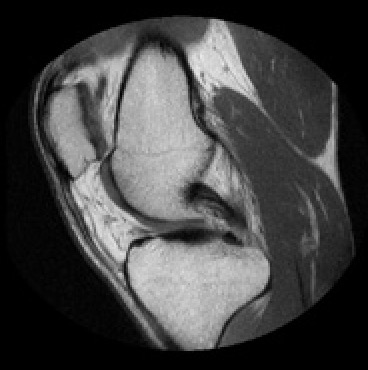
%> input picture image registration/NM01.jpg, 368 x 370 px
$ octave rotate30image3d.m   (GNU Octave 9; MATLAB toolbox functions it lacks are replaced by stand-ins)
%> lines starting %> are read from the running program, lines starting %| are printed output that depends on the picture
% deal with target image and floating image

%{
choose a piece of image (250:300,250:300)(name it target, but not real target).
Then rotated target 30 degree into target1.
Target1 is the real target we want and we are supposed to calculate the cost
between target1 and B. I choose same size with target in B and name it Y.
Rotate Y with degree r into Z. Calculate the cost between target1 and Z.

There are black part in target1 and Z.
 How should I deal with the black part and get the exact cost I want.

I  calculate the average cost for all pixes because just pixes
which are not black counts. For two different rotation,
the total number of pixes which counts is different.
But the optimized point I got by the program is
(0.83,0.35,0.83) which not the (0.55,0.55,0.083). I don?t know the reason yet.
average cost = 0.0027
%}


global B ;
global bm;
global bn;
global tm;
global tn;
global target;
B= imread('NM01.jpg');
%> B is the input picture: size 370x368x3 uint8; min 0, max 236, mean 66.9
B = rgb2gray(B);
%> B: size 370x368 uint8


T = imread('NM01.jpg');
T = rgb2gray(T);


xoffset = 300;
yoffset = 250;
dsize = 50;
tsize = 5;
B = B(xoffset:xoffset+dsize,yoffset:yoffset+dsize);
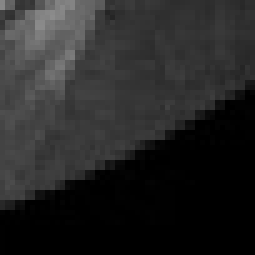
%> B: size 51x51 uint8 (shown 5 times larger); min 0, max 140, mean 38.2


[bm,bn] = size(B);
%> bm = 51; bn = 51

tx = dsize/2;

target = T(xoffset+tx:xoffset+tx +tsize,yoffset+tx:yoffset+tx+tsize);
%> target = [55 53 54 53 50 50; 52 52 56 57 57 59; 53 54 58 58 56 57; 56 50 44 32 20 15; 55 57 40 36 20 17; 33 26 6 4 0 1]
[tm,tn] = size(target);
%> tm = 6; tn = 6


B = double(B)./256.0;
%> B: size 51x51 double
target = double(target)./256.0;
%> target = [0.215 0.207 0.211 0.207 0.195 0.195; 0.203 0.203 0.219 0.223 0.223 0.23; 0.207 0.211 0.227 0.227 0.219 0.223; 0.219 0.195 0.172 0.125 0.0781 0.0586; 0.215 0.223 0.156 0.141 0.0781 0.0664; 0.129 0.102 0.0234 0.0156 0 0.00391]


tic
d = 3;
n = 5000;
Corner = zeros(1,d);% matrix for corner node
Width = zeros(1,d);% matrix for width and length
Center = zeros(1,d);% matrix for center node
area = ones(1,1);% matrix for retrangle area
f = zeros(1,1);% function value for center points
getrho = zeros(1,1);
a = zeros(1,d);
b = zeros(1,d);
V = zeros(1,n);
M = zeros(1,n);

for i = 1:d
    Width(1,i)=1.0;
    Center(1,i)=0.5;
end

maxWidth = 0.0;
maxIndex = 1;
maxD = 0;

Mn = intmax('int64');
Vn = intmax('int64');
Center(maxIndex,:);


%> the run ends on the next line
for i = 1:n
% [159 lines not run here, left out]
function y = funct(c,d)
global bm;
global tm;

s = round((bm-tm)*c(1));
t = round((bm-tm)*c(2));
r = round(c(3)*360);

% [5 lines of commented-out code are left out]

y = regimage(s,t,r);
end


function y = regimage(s,t,r)

global B;
global target;
global tm;
global tn;

target1 = imrotate(target,30,'bilinear');

[t1m,t1n] = size(target1);

Y = B(s+1:s+tm,t+1:t+tn);
Z = imrotate(Y,r,'bilinear');

[zm,zn] = size(Z);

if(t1m<zm)
    im = t1m;
else im = zm;
end

if(t1n<zn)
    in = t1n;
else in = zn;
end

cost = 0;
co = 0;
for i=1:im
    for j=1:in
        if(target1(i,j)~=0&&Z(i,j)~=0)
            cost = cost+(target1(i,j)-Z(i,j))^2;
            co = co+1;
        end
    end
end

y = cost/co;
end
